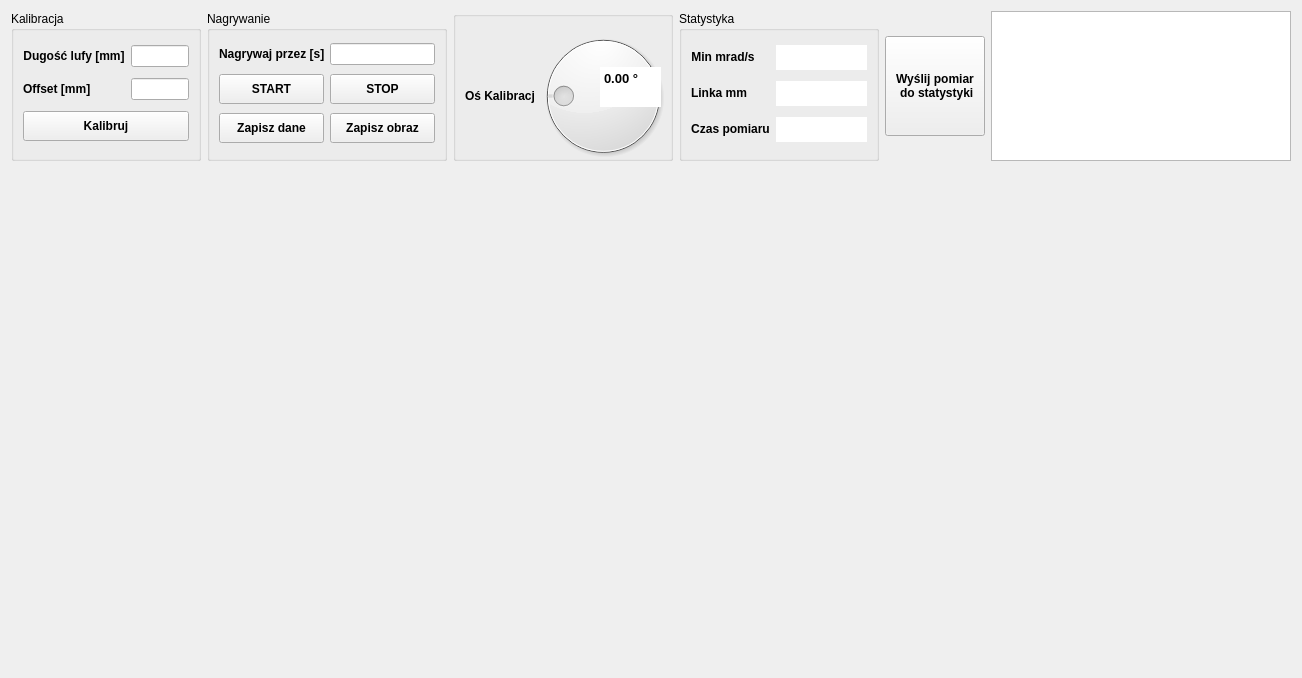
<?xml version="1.0" encoding="UTF-8"?>
<ui version="4.0">
 <class>NowyPomiar</class>
 <widget class="QWidget" name="NowyPomiar">
  <property name="geometry">
   <rect>
    <x>0</x>
    <y>0</y>
    <width>1286</width>
    <height>678</height>
   </rect>
  </property>
  <property name="windowTitle">
   <string>Form</string>
  </property>
  <layout class="QGridLayout" name="gridLayout_4">
   <item row="1" column="0" colspan="3">
    <layout class="QGridLayout" name="gridLayout_3">
     <item row="0" column="0">
      <widget class="QCustomPlot" name="wykres" native="true">
       <property name="minimumSize">
        <size>
         <width>0</width>
         <height>500</height>
        </size>
       </property>
      </widget>
     </item>
    </layout>
   </item>
   <item row="0" column="2">
    <layout class="QHBoxLayout" name="horizontalLayout_3">
     <item>
      <widget class="QGroupBox" name="groupBox_2">
       <property name="minimumSize">
        <size>
         <width>200</width>
         <height>0</height>
        </size>
       </property>
       <property name="maximumSize">
        <size>
         <width>300</width>
         <height>150</height>
        </size>
       </property>
       <property name="title">
        <string>Statystyka</string>
       </property>
       <layout class="QFormLayout" name="formLayout">
        <item row="0" column="0">
         <widget class="QLabel" name="label">
          <property name="font">
           <font>
            <bold>true</bold>
           </font>
          </property>
          <property name="text">
           <string>Min mrad/s</string>
          </property>
          <property name="alignment">
           <set>Qt::AlignCenter</set>
          </property>
         </widget>
        </item>
        <item row="2" column="0">
         <widget class="QLabel" name="label_3">
          <property name="font">
           <font>
            <bold>true</bold>
           </font>
          </property>
          <property name="text">
           <string>Linka mm</string>
          </property>
          <property name="alignment">
           <set>Qt::AlignCenter</set>
          </property>
         </widget>
        </item>
        <item row="4" column="0">
         <widget class="QLabel" name="label_4">
          <property name="font">
           <font>
            <bold>true</bold>
           </font>
          </property>
          <property name="text">
           <string>Czas pomiaru</string>
          </property>
          <property name="alignment">
           <set>Qt::AlignCenter</set>
          </property>
         </widget>
        </item>
        <item row="0" column="1">
         <widget class="QTextBrowser" name="minPredkosc_textbox">
          <property name="maximumSize">
           <size>
            <width>16777215</width>
            <height>25</height>
           </size>
          </property>
          <property name="font">
           <font>
            <pointsize>10</pointsize>
            <bold>true</bold>
           </font>
          </property>
          <property name="frameShape">
           <enum>QFrame::NoFrame</enum>
          </property>
         </widget>
        </item>
        <item row="2" column="1">
         <widget class="QTextBrowser" name="wysuniecieLinki_textbox">
          <property name="maximumSize">
           <size>
            <width>16777215</width>
            <height>25</height>
           </size>
          </property>
          <property name="font">
           <font>
            <pointsize>10</pointsize>
            <bold>true</bold>
           </font>
          </property>
          <property name="frameShape">
           <enum>QFrame::NoFrame</enum>
          </property>
         </widget>
        </item>
        <item row="4" column="1">
         <widget class="QTextBrowser" name="czasPomiaruLicznik">
          <property name="maximumSize">
           <size>
            <width>16777215</width>
            <height>25</height>
           </size>
          </property>
          <property name="font">
           <font>
            <pointsize>10</pointsize>
            <bold>true</bold>
           </font>
          </property>
          <property name="frameShape">
           <enum>QFrame::NoFrame</enum>
          </property>
         </widget>
        </item>
       </layout>
      </widget>
     </item>
     <item>
      <widget class="QPushButton" name="wyslijPomiar_button">
       <property name="minimumSize">
        <size>
         <width>100</width>
         <height>100</height>
        </size>
       </property>
       <property name="font">
        <font>
         <pointsize>9</pointsize>
         <bold>true</bold>
        </font>
       </property>
       <property name="text">
        <string>Wyślij pomiar 
 do statystyki</string>
       </property>
      </widget>
     </item>
     <item>
      <widget class="QTextBrowser" name="info_textbox">
       <property name="minimumSize">
        <size>
         <width>300</width>
         <height>0</height>
        </size>
       </property>
       <property name="maximumSize">
        <size>
         <width>400</width>
         <height>150</height>
        </size>
       </property>
      </widget>
     </item>
    </layout>
   </item>
   <item row="0" column="1">
    <widget class="QGroupBox" name="groupBox">
     <property name="maximumSize">
      <size>
       <width>220</width>
       <height>150</height>
      </size>
     </property>
     <property name="title">
      <string/>
     </property>
     <layout class="QHBoxLayout" name="horizontalLayout">
      <item>
       <widget class="QLabel" name="label_2">
        <property name="minimumSize">
         <size>
          <width>70</width>
          <height>140</height>
         </size>
        </property>
        <property name="font">
         <font>
          <bold>true</bold>
         </font>
        </property>
        <property name="text">
         <string>Oś Kalibracji-</string>
        </property>
       </widget>
      </item>
      <item>
       <widget class="QDial" name="wirtualnaLufa">
        <property name="minimumSize">
         <size>
          <width>140</width>
          <height>140</height>
         </size>
        </property>
        <property name="autoFillBackground">
         <bool>false</bool>
        </property>
        <property name="maximum">
         <number>360</number>
        </property>
        <property name="singleStep">
         <number>0</number>
        </property>
        <property name="pageStep">
         <number>0</number>
        </property>
        <property name="value">
         <number>90</number>
        </property>
        <property name="wrapping">
         <bool>true</bool>
        </property>
        <property name="notchTarget">
         <double>5.700000000000000</double>
        </property>
        <property name="notchesVisible">
         <bool>true</bool>
        </property>
       </widget>
      </item>
      <item>
       <widget class="QTextBrowser" name="wychylenie_textbox">
        <property name="minimumSize">
         <size>
          <width>0</width>
          <height>0</height>
         </size>
        </property>
        <property name="maximumSize">
         <size>
          <width>999999</width>
          <height>40</height>
         </size>
        </property>
        <property name="font">
         <font>
          <pointsize>8</pointsize>
          <bold>false</bold>
          <kerning>true</kerning>
         </font>
        </property>
        <property name="frameShape">
         <enum>QFrame::NoFrame</enum>
        </property>
        <property name="html">
         <string>&lt;!DOCTYPE HTML PUBLIC &quot;-//W3C//DTD HTML 4.0//EN&quot; &quot;http://www.w3.org/TR/REC-html40/strict.dtd&quot;&gt;
&lt;html&gt;&lt;head&gt;&lt;meta name=&quot;qrichtext&quot; content=&quot;1&quot; /&gt;&lt;meta charset=&quot;utf-8&quot; /&gt;&lt;style type=&quot;text/css&quot;&gt;
p, li { white-space: pre-wrap; }
&lt;/style&gt;&lt;/head&gt;&lt;body style=&quot; font-family:'Segoe UI'; font-size:8pt; font-weight:400; font-style:normal;&quot;&gt;
&lt;p style=&quot; margin-top:6px; margin-bottom:6px; margin-left:0px; margin-right:0px; -qt-block-indent:0; text-indent:0px;&quot;&gt;&lt;span style=&quot; font-family:'MS Shell Dlg 2'; font-size:10pt; font-weight:600;&quot;&gt;0.00 °&lt;/span&gt;&lt;/p&gt;&lt;/body&gt;&lt;/html&gt;</string>
        </property>
       </widget>
      </item>
     </layout>
    </widget>
   </item>
   <item row="0" column="0">
    <layout class="QHBoxLayout" name="horizontalLayout_2">
     <item>
      <widget class="QGroupBox" name="groupBox_4">
       <property name="sizePolicy">
        <sizepolicy hsizetype="Expanding" vsizetype="Fixed">
         <horstretch>0</horstretch>
         <verstretch>0</verstretch>
        </sizepolicy>
       </property>
       <property name="minimumSize">
        <size>
         <width>190</width>
         <height>0</height>
        </size>
       </property>
       <property name="maximumSize">
        <size>
         <width>300</width>
         <height>150</height>
        </size>
       </property>
       <property name="baseSize">
        <size>
         <width>400</width>
         <height>150</height>
        </size>
       </property>
       <property name="title">
        <string>Kalibracja</string>
       </property>
       <layout class="QGridLayout" name="gridLayout">
        <property name="sizeConstraint">
         <enum>QLayout::SetDefaultConstraint</enum>
        </property>
        <item row="0" column="0">
         <widget class="QLabel" name="label_16">
          <property name="font">
           <font>
            <bold>true</bold>
           </font>
          </property>
          <property name="text">
           <string>Dugość lufy [mm]</string>
          </property>
          <property name="alignment">
           <set>Qt::AlignCenter</set>
          </property>
         </widget>
        </item>
        <item row="1" column="0">
         <widget class="QLabel" name="label_17">
          <property name="font">
           <font>
            <bold>true</bold>
           </font>
          </property>
          <property name="text">
           <string>Offset [mm]</string>
          </property>
         </widget>
        </item>
        <item row="1" column="1">
         <widget class="QLineEdit" name="offset_textbox"/>
        </item>
        <item row="0" column="1">
         <widget class="QLineEdit" name="dlugoscLufy_textbox"/>
        </item>
        <item row="2" column="0" colspan="2">
         <widget class="QPushButton" name="kalibruj_button">
          <property name="minimumSize">
           <size>
            <width>0</width>
            <height>30</height>
           </size>
          </property>
          <property name="font">
           <font>
            <bold>true</bold>
           </font>
          </property>
          <property name="text">
           <string>Kalibruj</string>
          </property>
         </widget>
        </item>
       </layout>
      </widget>
     </item>
     <item>
      <widget class="QGroupBox" name="groupBox_9">
       <property name="sizePolicy">
        <sizepolicy hsizetype="Expanding" vsizetype="Fixed">
         <horstretch>0</horstretch>
         <verstretch>0</verstretch>
        </sizepolicy>
       </property>
       <property name="minimumSize">
        <size>
         <width>240</width>
         <height>0</height>
        </size>
       </property>
       <property name="maximumSize">
        <size>
         <width>300</width>
         <height>150</height>
        </size>
       </property>
       <property name="title">
        <string>Nagrywanie</string>
       </property>
       <layout class="QGridLayout" name="gridLayout_2">
        <item row="0" column="0">
         <widget class="QLabel" name="label_21">
          <property name="font">
           <font>
            <bold>true</bold>
           </font>
          </property>
          <property name="text">
           <string>Nagrywaj przez [s]</string>
          </property>
         </widget>
        </item>
        <item row="1" column="1">
         <widget class="QPushButton" name="stopNagrywania_button">
          <property name="minimumSize">
           <size>
            <width>0</width>
            <height>30</height>
           </size>
          </property>
          <property name="font">
           <font>
            <bold>true</bold>
           </font>
          </property>
          <property name="text">
           <string>STOP</string>
          </property>
         </widget>
        </item>
        <item row="0" column="1">
         <widget class="QLineEdit" name="czasbadania_textbox">
          <property name="sizePolicy">
           <sizepolicy hsizetype="Minimum" vsizetype="Fixed">
            <horstretch>0</horstretch>
            <verstretch>0</verstretch>
           </sizepolicy>
          </property>
         </widget>
        </item>
        <item row="1" column="0">
         <widget class="QPushButton" name="startNagrywania_button">
          <property name="minimumSize">
           <size>
            <width>0</width>
            <height>30</height>
           </size>
          </property>
          <property name="font">
           <font>
            <bold>true</bold>
           </font>
          </property>
          <property name="text">
           <string>START</string>
          </property>
         </widget>
        </item>
        <item row="3" column="0">
         <widget class="QPushButton" name="zapiszPrzebieg_button">
          <property name="minimumSize">
           <size>
            <width>0</width>
            <height>30</height>
           </size>
          </property>
          <property name="font">
           <font>
            <bold>true</bold>
           </font>
          </property>
          <property name="text">
           <string>Zapisz dane</string>
          </property>
         </widget>
        </item>
        <item row="3" column="1">
         <widget class="QPushButton" name="zapiszObraz_button">
          <property name="minimumSize">
           <size>
            <width>0</width>
            <height>30</height>
           </size>
          </property>
          <property name="font">
           <font>
            <bold>true</bold>
           </font>
          </property>
          <property name="text">
           <string>Zapisz obraz</string>
          </property>
         </widget>
        </item>
       </layout>
      </widget>
     </item>
    </layout>
   </item>
  </layout>
 </widget>
 <customwidgets>
  <customwidget>
   <class>QCustomPlot</class>
   <extends>QWidget</extends>
   <header>qcustomplot.h</header>
   <container>1</container>
  </customwidget>
 </customwidgets>
 <resources/>
 <connections/>
</ui>
